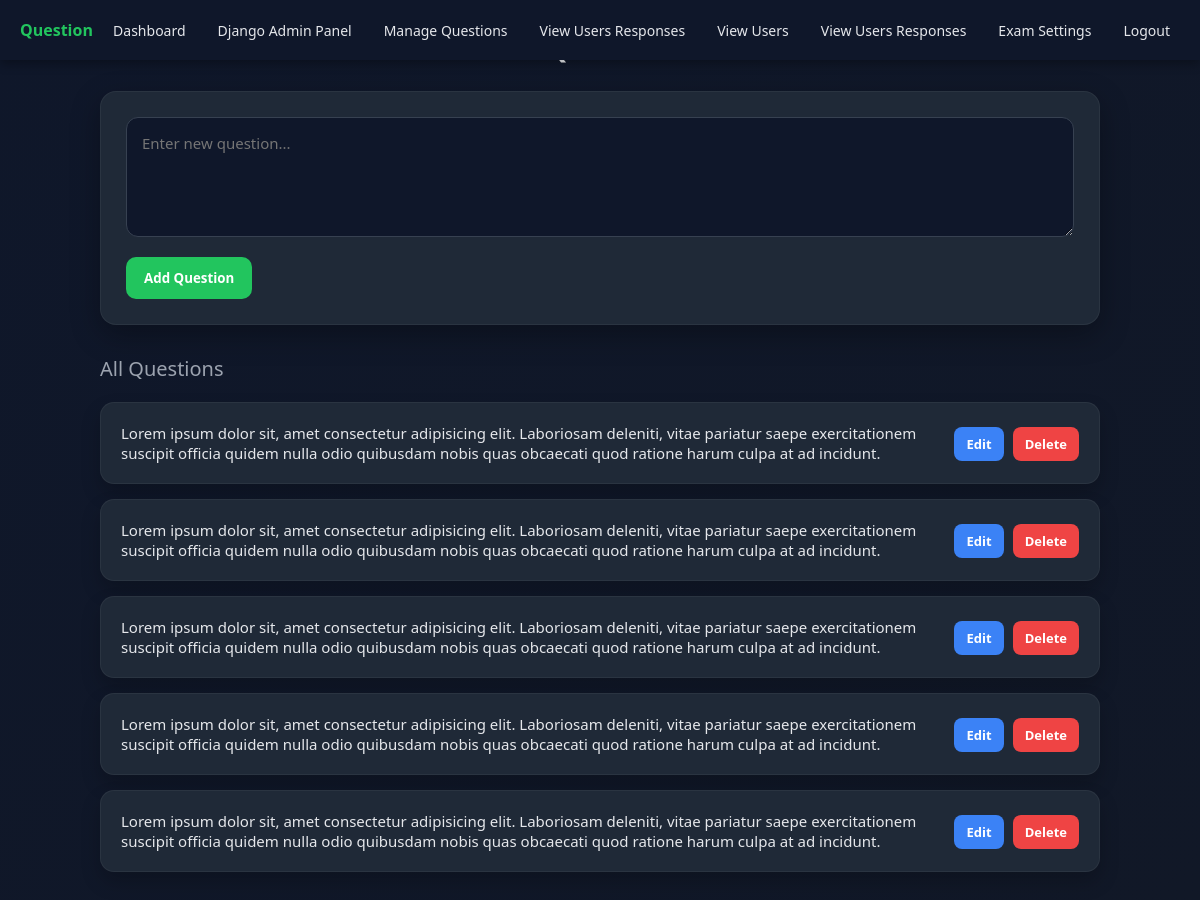
/assessment/admin/questions/ (signed in), run on the app's committed database.
### assessment/models.py (models this page shows, shortened)
class Question(models.Model):
    question_text = models.TextField()
    created_at = models.DateTimeField(
        auto_now_add=True
    )

### assessment/decorators.py (the view)
    def wrapper(request, *args, **kwargs):
        if not request.user.is_authenticated:
            return HttpResponseForbidden("Not allowed")
        if not request.user.is_superuser:
            return HttpResponseForbidden("Admins only")
        return view_func(request, *args, **kwargs)

### assessment/views.py (called while the page is built)
@admin_only
def admin_questions(request):
    if request.method == "POST":
        text = request.POST.get("question_text")
        Question.objects.create(question_text=text)
        return redirect("admin_questions")
    questions = Question.objects.all().order_by("-id")
    return render(request, "admin/questions.html", {
        "questions": questions
    })

### templates/admin/questions.html (shortened to what this page needs)
{% extends 'base.html' %}
{% block content %}
<body>
<div class="container">
    <h1>Admin Question Panel</h1>
    <div class="card">
        <form method="POST">
            <textarea name="question_text" placeholder="Enter new question..." required></textarea>
            <button class="btn" type="submit">
                Add Question
            </button>
        </form>
    </div>
    <div class="section-title">All Questions</div>
    <div class="question-list">
        {% for q in questions %}
        <div class="question-item">
            <div class="question-text">
                {{ q.question_text }}
            </div>
            <div class="actions">
                <a class="edit" href="{% url 'edit_question' q.id %}">Edit</a>
                <a class="delete" href="{% url 'delete_question' q.id %}">Delete</a>
            </div>
        </div>
        {% endfor %}
    </div>
</div>
</body>
{% endblock %}

### templates/base.html (style rules this page uses)
* { box-sizing: border-box; margin: 0; padding: 0; }
body { padding-top: 60px; font-family: "Segoe UI", sans-serif; }

### templates/admin/questions.html (style rules this page uses)
* { margin: 0; padding: 0; box-sizing: border-box; font-family: "Segoe UI", Tahoma, Geneva, Verdana, sans-serif; }
body { background: linear-gradient(135deg, #0f172a, #111827); color: #e5e7eb; min-height: 100vh; padding: 30px; }
.container { max-width: 1000px; margin: auto; }
h1 { text-align: center; margin-bottom: 25px; font-size: 26px; color: #f3f4f6; }
.card { background: #1f2937; padding: 25px; border-radius: 16px; margin-bottom: 30px; box-shadow: 0 10px 30px rgba(0,0,0,0.3); border: 1px solid rgba(255,255,255,0.05); }
textarea { width: 100%; min-height: 120px; padding: 15px; border-radius: 12px; border: 1px solid #374151; background: #0f172a; color: white; font-size: 15px; resize: vertical; outline: none; margin-bottom: 15px; transition: 0.2s; }
.btn { padding: 12px 18px; background: #22c55e; color: white; border: none; border-radius: 10px; font-weight: 600; cursor: pointer; transition: 0.2s; }
.question-list { display: flex; flex-direction: column; gap: 15px; }
.question-item { background: #1f2937; padding: 20px; border-radius: 14px; display: flex; justify-content: space-between; align-items: center; box-shadow: 0 10px 20px rgba(0,0,0,0.2); border: 1px solid rgba(255,255,255,0.05); transition: 0.2s; }
.question-text { flex: 1; padding-right: 20px; font-size: 15px; color: #e5e7eb; }
.actions a { text-decoration: none; padding: 8px 12px; border-radius: 8px; font-size: 13px; font-weight: 600; margin-left: 5px; transition: 0.2s; }
.edit { background: #3b82f6; color: white; }
.delete { background: #ef4444; color: white; }
.section-title { margin: 20px 0; font-size: 20px; color: #9ca3af; }

### data on the page
Question: question_text "Lorem ipsum dolor sit, amet consectetur adipisicing elit. Laboriosam deleniti, vitae pariatur saepe exercitationem suscipit officia quidem nulla odio quibusdam nobis quas obcaecati quod ratione harum culpa at ad incidunt."
Question: question_text "Lorem ipsum dolor sit, amet consectetur adipisicing elit. Laboriosam deleniti, vitae pariatur saepe exercitationem suscipit officia quidem nulla odio quibusdam nobis quas obcaecati quod ratione harum culpa at ad incidunt."
Question: question_text "Lorem ipsum dolor sit, amet consectetur adipisicing elit. Laboriosam deleniti, vitae pariatur saepe exercitationem suscipit officia quidem nulla odio quibusdam nobis quas obcaecati quod ratione harum culpa at ad incidunt."
Question: question_text "Lorem ipsum dolor sit, amet consectetur adipisicing elit. Laboriosam deleniti, vitae pariatur saepe exercitationem suscipit officia quidem nulla odio quibusdam nobis quas obcaecati quod ratione harum culpa at ad incidunt."
Question: question_text "Lorem ipsum dolor sit, amet consectetur adipisicing elit. Laboriosam deleniti, vitae pariatur saepe exercitationem suscipit officia quidem nulla odio quibusdam nobis quas obcaecati quod ratione harum culpa at ad incidunt."
